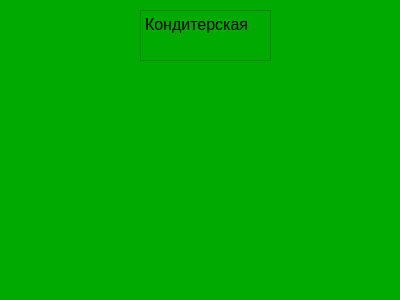
<?xml version="1.0" encoding="UTF-8"?>
<ui version="4.0">
 <class>Form</class>
 <widget class="QWidget" name="Form">
  <property name="geometry">
   <rect>
    <x>0</x>
    <y>0</y>
    <width>400</width>
    <height>300</height>
   </rect>
  </property>
  <property name="windowTitle">
   <string>Form</string>
  </property>
  <property name="styleSheet">
   <string notr="true">background-color: rgb(0, 170, 0);</string>
  </property>
  <widget class="QTextEdit" name="textEdit">
   <property name="geometry">
    <rect>
     <x>140</x>
     <y>10</y>
     <width>131</width>
     <height>51</height>
    </rect>
   </property>
   <property name="html">
    <string>&lt;!DOCTYPE HTML PUBLIC &quot;-//W3C//DTD HTML 4.0//EN&quot; &quot;http://www.w3.org/TR/REC-html40/strict.dtd&quot;&gt;
&lt;html&gt;&lt;head&gt;&lt;meta name=&quot;qrichtext&quot; content=&quot;1&quot; /&gt;&lt;style type=&quot;text/css&quot;&gt;
p, li { white-space: pre-wrap; }
&lt;/style&gt;&lt;/head&gt;&lt;body style=&quot; font-family:'MS Shell Dlg 2'; font-size:8.25pt; font-weight:400; font-style:normal;&quot;&gt;
&lt;p style=&quot; margin-top:0px; margin-bottom:0px; margin-left:0px; margin-right:0px; -qt-block-indent:0; text-indent:0px;&quot;&gt;&lt;span style=&quot; font-size:12pt;&quot;&gt;Кондитерская&lt;/span&gt;&lt;/p&gt;&lt;/body&gt;&lt;/html&gt;</string>
   </property>
  </widget>
 </widget>
 <resources/>
 <connections/>
</ui>
